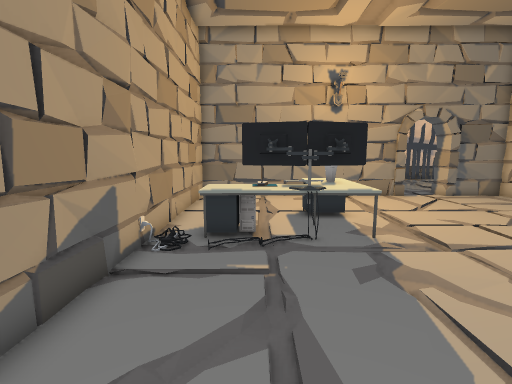
View 1 (above)

22 first-person views from a walk through a 3-D level made in the Unity game engine. The camera is 1.3 m above the floor, tilts 8° down and sees 85° across. Doors are open. The floor is counted in squares, 0.5 m on a side. Each view is taken from the middle of a square. On the plan, view 1 faces up. The plan holds only what a view shows up to about 19 squares ahead; the rest is blank. The place goes on beyond the plan. The player is left out. Some animated figures are not drawn. Some surface patterns are stand-ins.

View 2
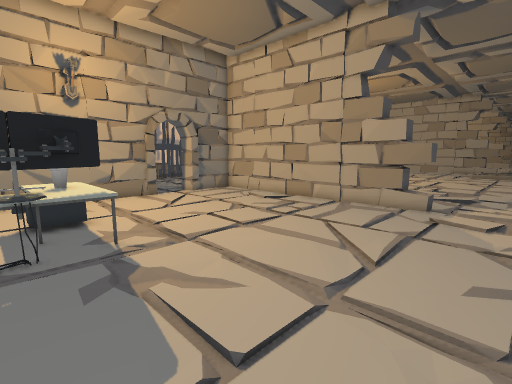

View 3
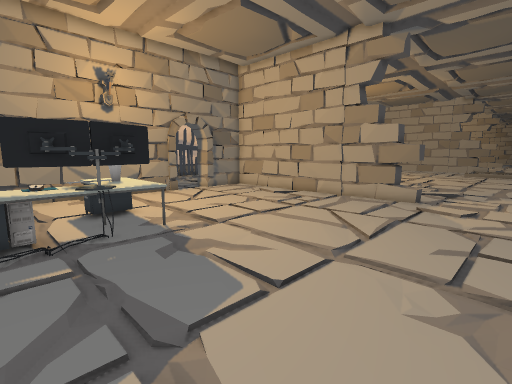

View 4
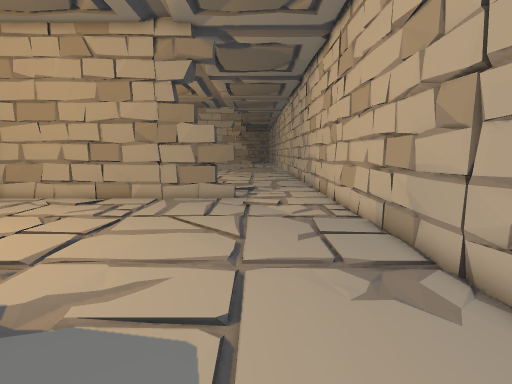

View 5
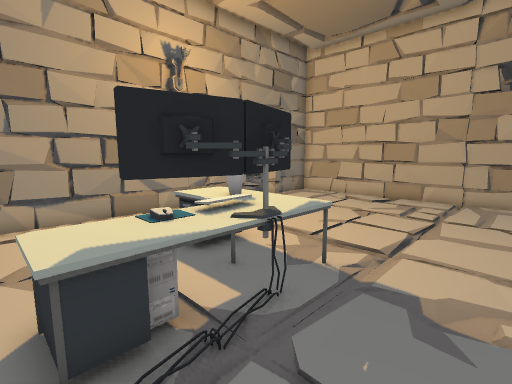

View 6
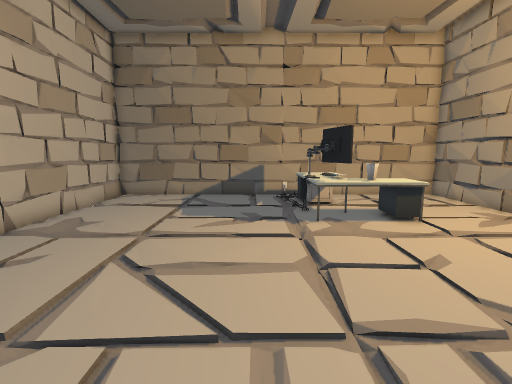

View 7
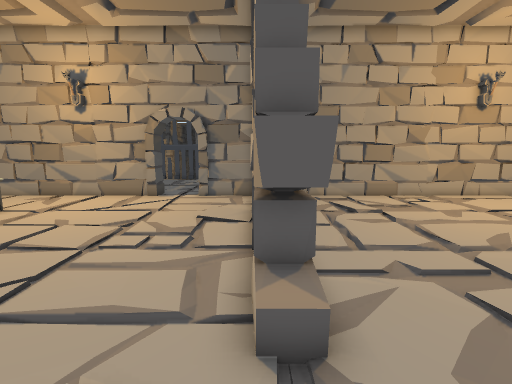

View 8
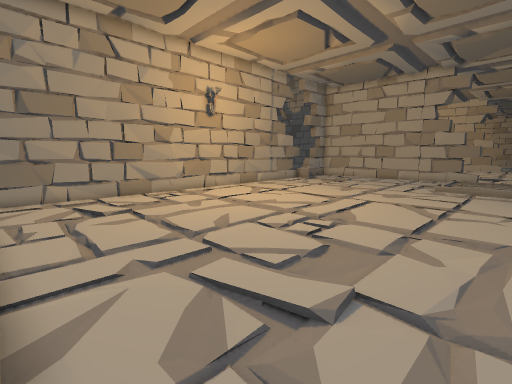

View 9
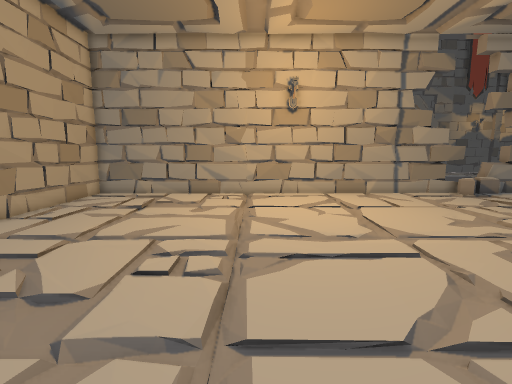

View 10
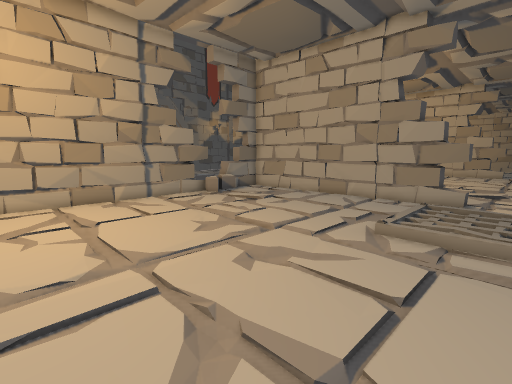

View 11
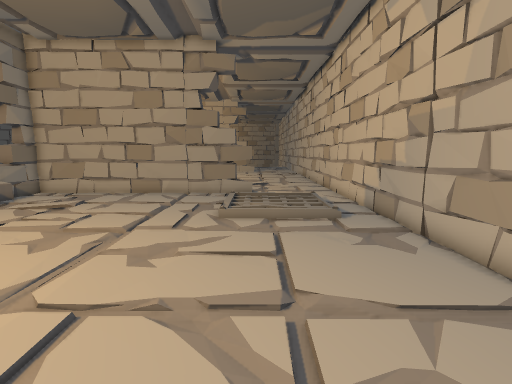

View 12
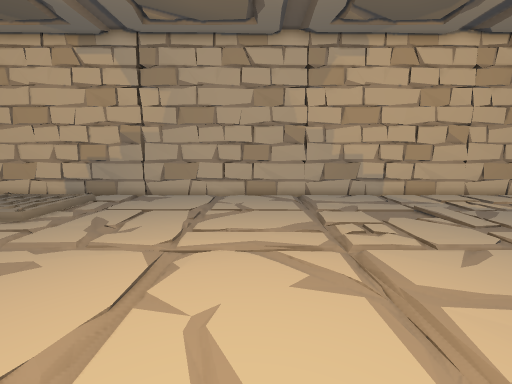

View 13
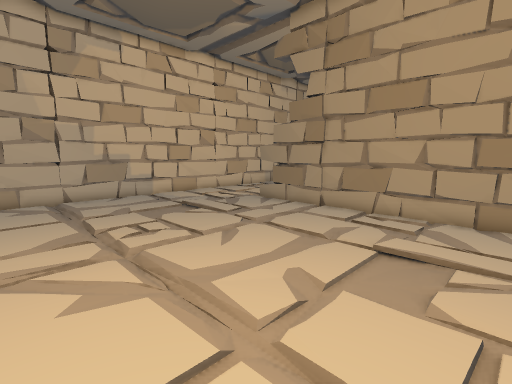

View 14
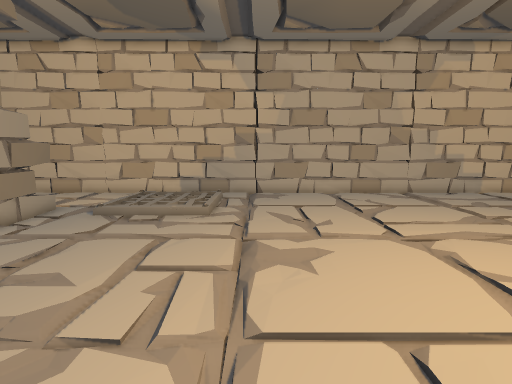

View 15
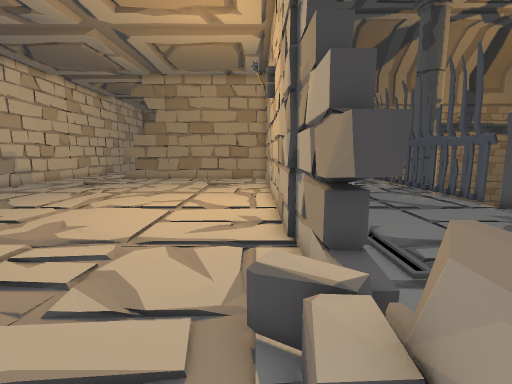

View 16
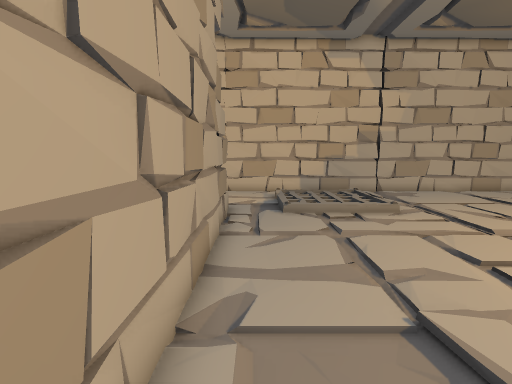

View 17
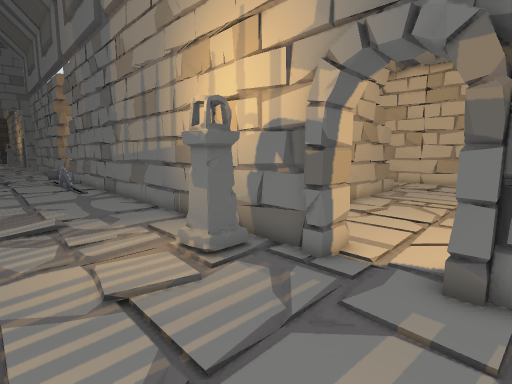

View 18
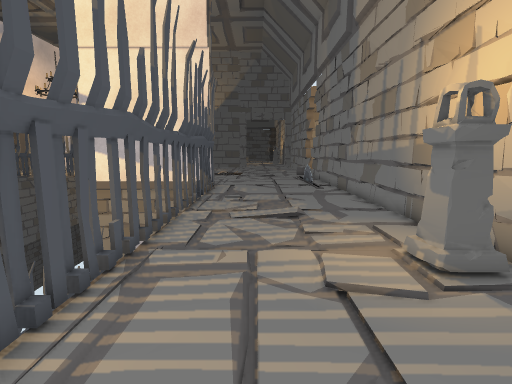

View 19
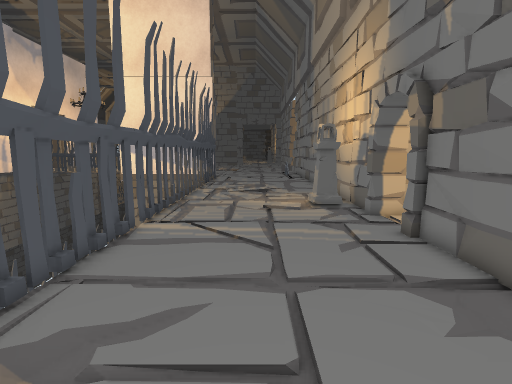

View 20
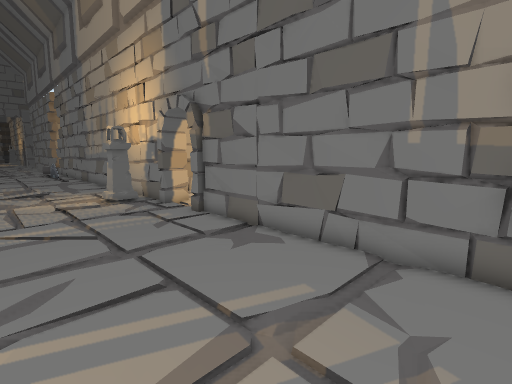

View 21
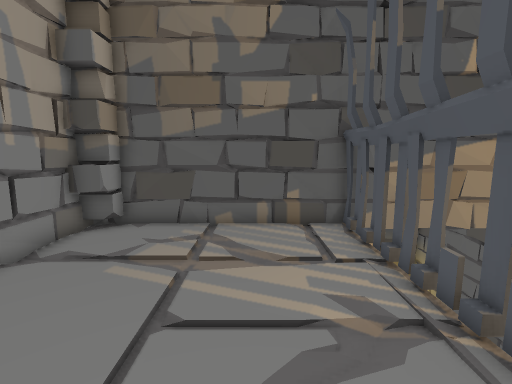

View 22
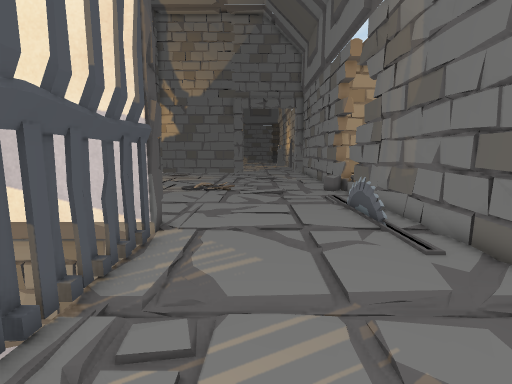

### Floor plan
Key: @ floor where view 1 was taken; # wall or solid block; . floor; / step, stairs or slope; = window, fence, low wall or low ledge; ^ raised ledge; v drop or lower ground; E desk; T trap; P pillar; O other object.
Columns run from 3 left of view 1 to 45 right of it. Each row starts with its distance up from view 1.
 28                                  ##........
 27 ###################################........
 26 #..........................................
 25 #..........................................
 24 #..........................................
 23 #...........................................
 22 #...........................................
 21 #..........................................
 20 #................PP........................
 19 ##...............PP................TTT.....O
 18 #############..###########################^.==#
 17 #############..###########################^OOv##
 16 #.................##...........................#
 15 #.................##...........................#
 14 #.................##...........................#
 13 #.................##...........................#
 12 #....EEE..........##...........................#
 11 #....EEE..........##...........................#
 10 #EEEEEEE..........##...........................#
  9 #EEEEEEE..........##...........................#
  8 #.EEEEE...........##...........................#
  7 #.................##...........................##
  6 #.................##...........................##
  5 #.................##...........................##
  4 #.................##..................../    /.##
  3 #.................##...................//    /..^
  2 #......................................./    /...
  1 #......................................./    /...
  0 #..@..................................../    /...
 -1 #......................................../.......
 -2 #################################################

Positions as (right, up) in squares from view 1, and headings:
1: (0, 0), facing up
2: (1, 0), facing up-right
3: (-1, -1), facing up-right
4: (-1, 2), facing right
5: (-2, 5), facing up-right
6: (14, 6), facing left
7: (15, 0), facing up
8: (16, 0), facing up-right
9: (26, -1), facing up
10: (28, 1), facing up-right
11: (26, 3), facing right
12: (28, 15), facing down
13: (28, 15), facing down-left
14: (35, 16), facing down
15: (43, 16), facing left
16: (43, 16), facing down
17: (8, 24), facing down-right
18: (8, 24), facing right
19: (0, 23), facing right
20: (-2, 25), facing down-right
21: (7, 24), facing left
22: (21, 24), facing right
